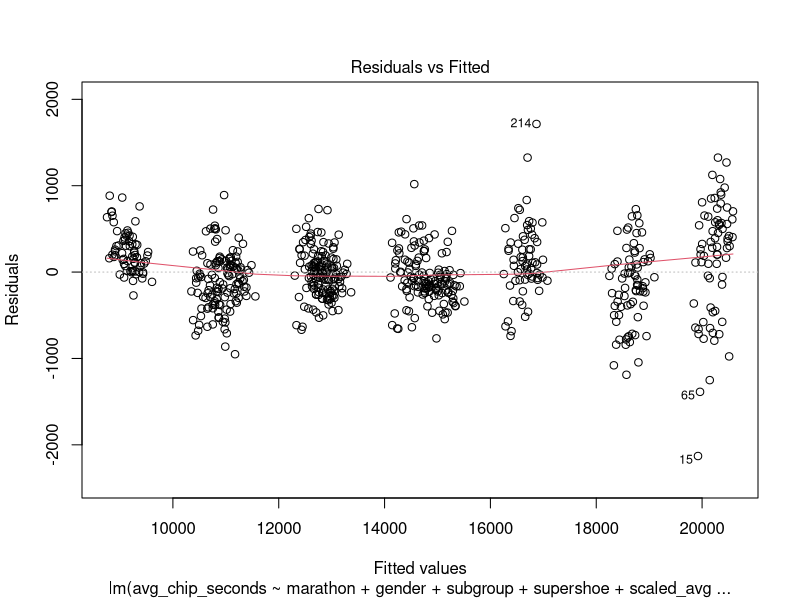
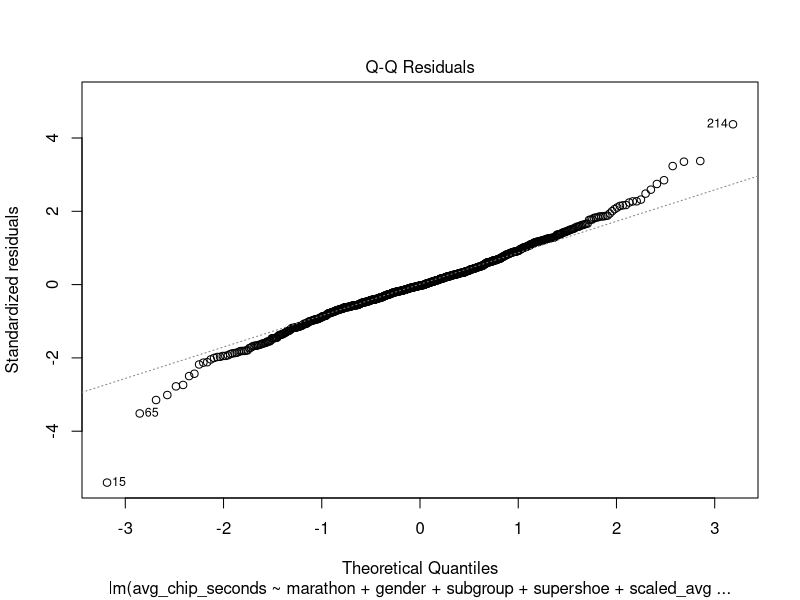
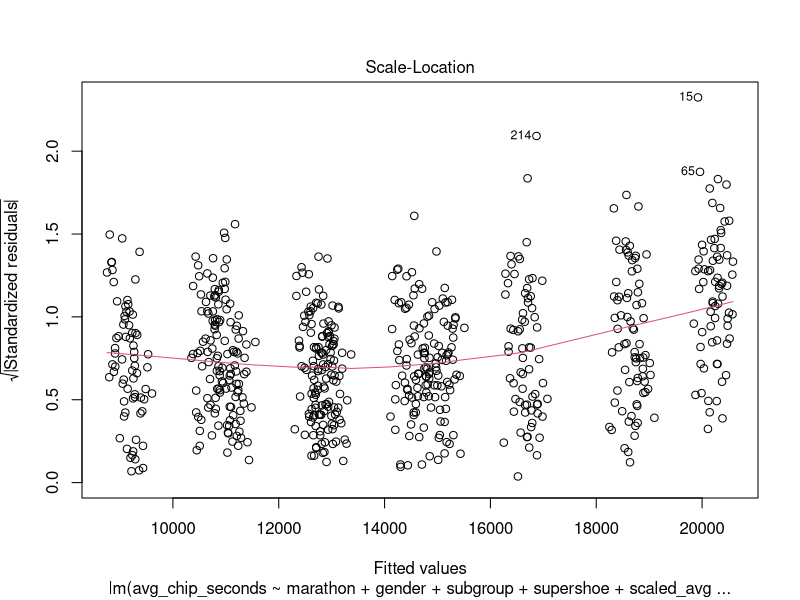
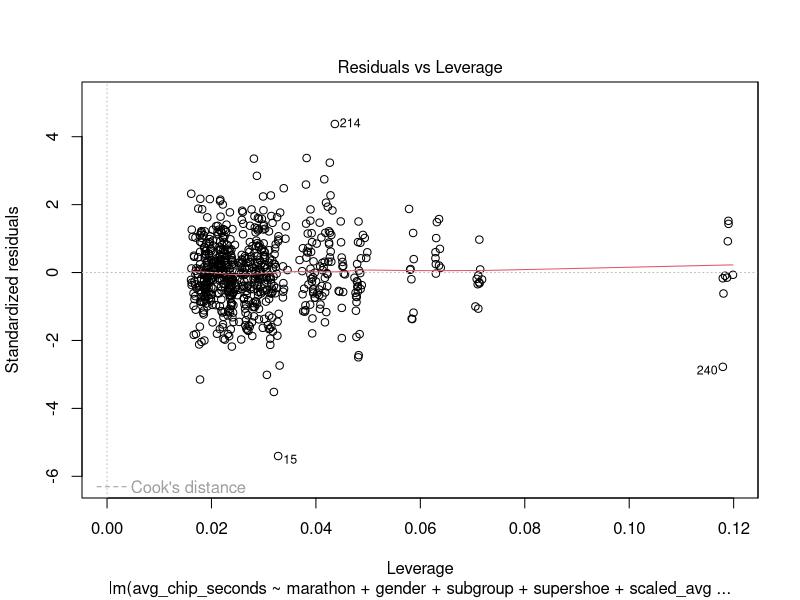
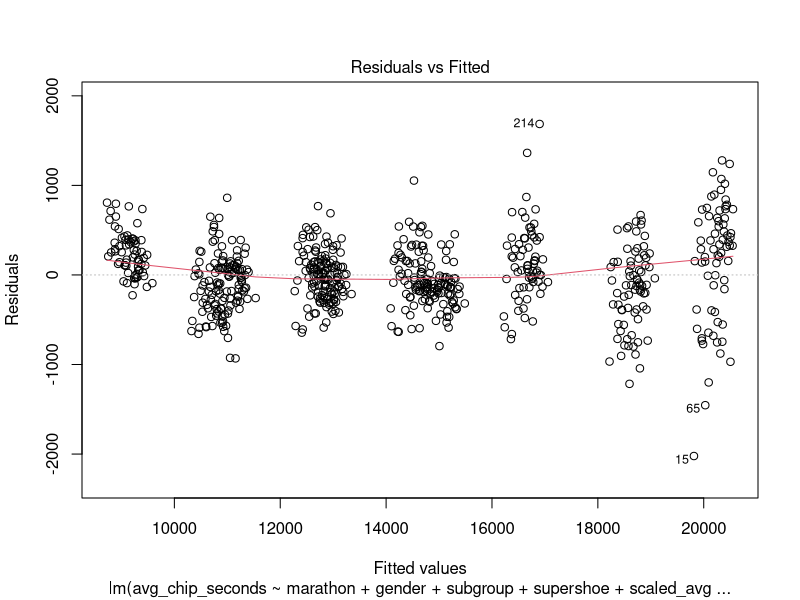
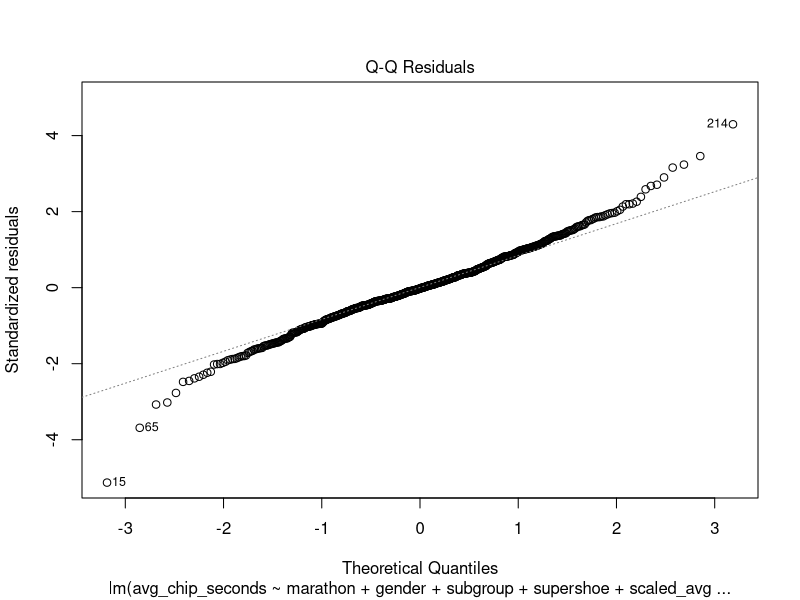
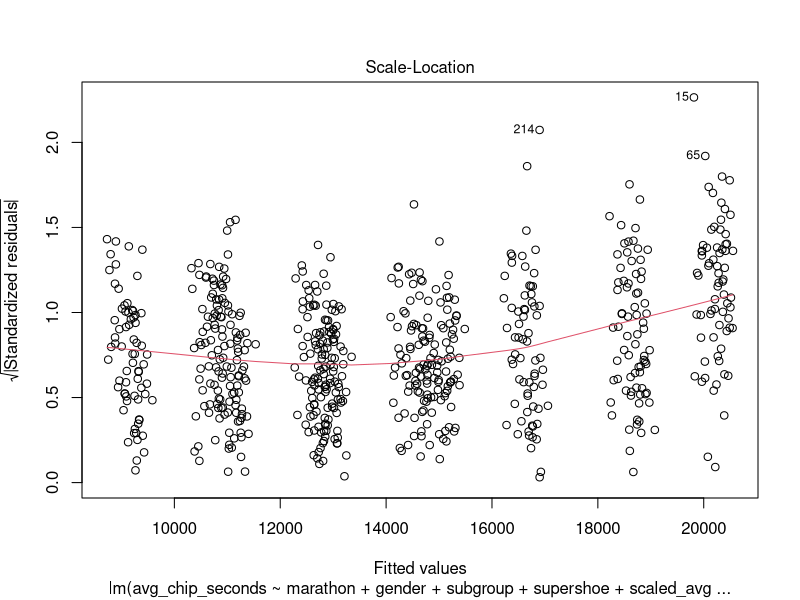
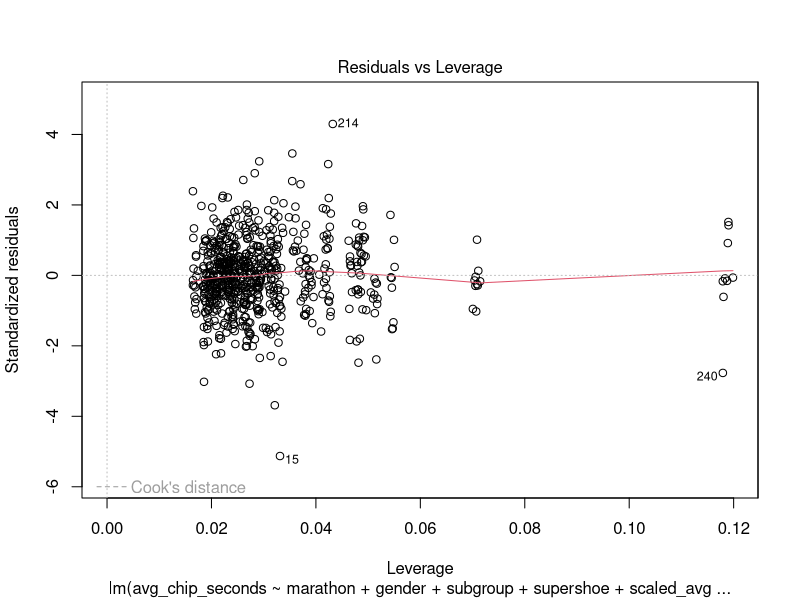

The R source for these figures, in order: (Note: this script raises an error after producing the figures.)
## ---- chunk 1
library(here)
library(dplyr)
library(knitr)
library(tidyr)
library(ggplot2)
library(corrplot)
library(VIM)
library(combinat)
## ---- chunk 2
main_data <- read.csv(here("data", "pre_feat_data.csv"))
## ---- chunk 3
main_data$supershoe <- factor(main_data$supershoe, levels = c(0,1))
str(main_data)
## ---- chunk 4
# split data into train and test
set.seed(123)

train_index <- sample(1:nrow(main_data), size = 0.9 * nrow(main_data)) # use a 90/10 split

train_data <- main_data[train_index, ]
test_data  <- main_data[-train_index, ]
## ---- chunk 5
# Identify numeric predictors to scale (exclude outcome and identifiers)
numeric_vars <- train_data %>%
  select(where(is.numeric)) %>%
  select(-avg_chip_seconds, -year, -n) %>%
  names()

# scale training data and save scaling parameters
train_scaled <- scale(train_data[numeric_vars])
train_data[paste0("scaled_", numeric_vars)] <- train_scaled

train_center <- attr(train_scaled, "scaled:center")
train_scale  <- attr(train_scaled, "scaled:scale")

# scale test data using training parameters
test_scaled <- scale(test_data[numeric_vars],
                     center = train_center,
                     scale  = train_scale)
test_data[paste0("scaled_", numeric_vars)] <- test_scaled


summary(train_data[paste0("scaled_", numeric_vars)])

## ---- chunk 6
summary(test_data[paste0("scaled_", numeric_vars)])
## ---- chunk 7
# Training data 
train_data$ozone_bin <- factor(ifelse(train_data$ozone >= 38, 1, 0), levels = c(0, 1))
train_data$pm25_bin  <- factor(ifelse(train_data$pm25 >= 54, 1, 0), levels = c(0, 1))

# Test data using same thresholds
test_data$ozone_bin <- factor(ifelse(test_data$ozone >= 38, 1, 0), levels = c(0, 1))
test_data$pm25_bin  <- factor(ifelse(test_data$pm25 >= 54, 1, 0), levels = c(0, 1))
## ---- chunk 8
str(train_data)
## ---- chunk 9
library(glmnet)

# Prepare the predictor matrix (x) and outcome vector (y)
# Only using ozone and PM2.5 (continuous and binned)
x_train <- model.matrix(avg_chip_seconds ~ scaled_ozone + scaled_pm25 + 
                        ozone_bin + pm25_bin, data = train_data)[,-1]  # remove intercept
y_train <- train_data$avg_chip_seconds

x_test <- model.matrix(avg_chip_seconds ~ scaled_ozone + scaled_pm25 + 
                       ozone_bin + pm25_bin, data = test_data)[,-1]
y_test <- test_data$avg_chip_seconds

# Run LASSO with cross-validation to select lambda
set.seed(123)
lasso_cv <- cv.glmnet(x_train, y_train, alpha = 1, standardize = FALSE)  # already scaled

# Find the best lambda
best_lambda <- lasso_cv$lambda.min
best_lambda

# Fit final LASSO model at best lambda
lasso_model <- glmnet(x_train, y_train, alpha = 1, lambda = best_lambda, standardize = FALSE)

# Check coefficients
coef(lasso_model)

# Predict on test set
preds <- predict(lasso_model, newx = x_test)

# Evaluate performance
rmse <- sqrt(mean((y_test - preds)^2))
mae  <- mean(abs(y_test - preds))
rmse
mae

## ---- chunk 10
# Remove scaled_ozone from training and test data
train_data <- train_data[, !(names(train_data) %in% c("scaled_ozone"))]
test_data  <- test_data[, !(names(test_data) %in% c("scaled_ozone"))]

str(train_data)
str(test_data)
## ---- chunk 11
#Initial Model (MH)
lm_initial_scaledPM25 <- lm(avg_chip_seconds ~ marathon + gender + subgroup + supershoe + scaled_avg_temp + scaled_precipitation + scaled_dew_point + scaled_wind_speed + scaled_visibility + scaled_sea_level_pressure + scaled_co + scaled_pm25 + ozone_bin + scaled_no2 + scaled_temp_aqi_interaction + scaled_avg_temp_gender_interaction, data = train_data)


summary(lm_initial_scaledPM25)
plot(lm_initial_scaledPM25)

lm_initial_PM25bin <- lm(avg_chip_seconds ~ marathon + gender + subgroup + supershoe + scaled_avg_temp + scaled_precipitation + scaled_dew_point + scaled_wind_speed + scaled_visibility + scaled_sea_level_pressure + scaled_co + pm25_bin + ozone_bin + scaled_no2 + scaled_temp_aqi_interaction + scaled_avg_temp_gender_interaction, data = train_data)


summary(lm_initial_PM25bin)
plot(lm_initial_PM25bin)

## ---- chunk 12
# More Modeling (ZD)

# build a function
evaluate <- function(model, test_data) {
  preds <- predict(model, newdata = test_data)
  actual <- test_data$avg_chip_seconds
  
  rmse <- sqrt(mean((preds - actual)^2))
  mae  <- mean(abs(preds - actual))
  r2   <- cor(preds, actual)^2
  
  return(list(RMSE = rmse, MAE = mae, R2 = r2))
}

# Evaluate Model 1 with scaled PM2.5
results_scaledPM25 <- evaluate(lm_initial_scaledPM25, test_data)

# Evaluate Model 2 with PM2.5 bin
results_PM25bin <- evaluate(lm_initial_PM25bin, test_data)
## ---- chunk 13
# compare results (ZD)
model_compare <- data.frame(
  Model = c("Continuous PM2.5", "PM2.5 Bin"),
  RMSE = c(results_scaledPM25$RMSE, results_PM25bin$RMSE),
  MAE  = c(results_scaledPM25$MAE,  results_PM25bin$MAE),
  R2   = c(results_scaledPM25$R2,   results_PM25bin$R2)
)

knitr::kable(model_compare, digits = 4,
             caption = "Comparison of Initial Models: Continuous vs Binned PM2.5")
## ---- chunk 14
# build residual plots (ZD)
plot(lm_initial_PM25bin, which = 1)   # Residuals vs Fitted
plot(lm_initial_PM25bin, which = 2)   # Q–Q plot
## ---- chunk 15
# dont think this is needed, can probably delete this
lm_initial <- lm(
  avg_chip_seconds ~ marathon + gender + subgroup +
    supershoe +
    avg_temp + precipitation + dew_point +
    wind_speed + visibility + sea_level_pressure +
    pm25_bin + ozone_bin +
    temp_aqi_interaction + avg_temp_gender_interaction,
  data = train_data
)

summary(lm_initial)
## ---- chunk 16
# can probably delete this too
pred <- predict(lm_initial, newdata = test_data)

rmse <- sqrt(mean((pred - test_data$avg_chip_seconds)^2))
r2   <- cor(pred, test_data$avg_chip_seconds)^2

rmse
r2
## ---- chunk 17
# use environmental predictors both continuous and binned predictors
env_predictors <- c(
  "avg_temp", "temp_bin",
  "ozone", "ozone_bin",
  "pm25", "pm25_bin",
  "wind_speed", "wind_bin"
)
## ---- chunk 18
# build a multiple regression model
evaluate_model <- function(predictors, train_data, test_data) {
  
  formula_string <- paste(
    "avg_chip_seconds ~ marathon + gender + subgroup + supershoe +",
    paste(predictors, collapse = " + ")
  )
  
  form <- as.formula(formula_string)
  
  model <- lm(form, data = train_data)
  
  preds <- predict(model, newdata = test_data)
  actual <- test_data$avg_chip_seconds
  
  rmse <- sqrt(mean((preds - actual)^2))
  r2   <- cor(preds, actual)^2
  mae  <- mean(abs(preds - actual))
  
  return(data.frame(
    Predictors = paste(predictors, collapse = ", "),
    NumPredictors = length(predictors),
    RMSE = rmse,
    R2 = r2,
    MAE = mae
  ))
}
## ---- chunk 19
# store results in a list
all_results <- list()
i <- 1

# build loop to try combinations of predictors for 1 through 4 combinations
for (k in 1:4) {
  
  combos <- combn(env_predictors, k, simplify = FALSE)
  
  for (combo in combos) {
    all_results[[i]] <- evaluate_model(combo, train_data, test_data)
    i <- i + 1
  }
}

model_subset_results <- bind_rows(all_results)
## ---- chunk 20
# print the results
model_subset_results_sorted <- model_subset_results[
  order(model_subset_results$RMSE), ]

knitr::kable(
  model_subset_results_sorted,
  digits = 4,
  caption = "Model Comparison Across All Subsets of Predictors"
)
## ---- chunk 21
# updated environmental predictors
#env_vars <- c(
#  "avg_temp", "precipitation", "dew_point",
#  "wind_speed", "visibility", 
#  "sea_level_pressure", "pm25", "no2", "ozone"
#)

#env_data <- main_data %>%
#  select(all_of(env_vars))

#pca_env <- prcomp(env_data, center = TRUE, scale. = TRUE)
#summary(pca_env)
## ---- chunk 22
#library(knitr)

#pca_var <- data.frame(
#  PC = paste0("PC", 1:length(pca_env$sdev)),
#  Eigenvalue = pca_env$sdev^2,
#  Proportion_Variance = (pca_env$sdev^2) / sum(pca_env$sdev^2),
#  Cumulative_Variance = cumsum((pca_env$sdev^2) / sum(pca_env$sdev^2))
#)

#kable(
#  pca_var,
#  digits = 3, # can adjust after
#  caption = "Table Y: Variance Explained by Principal Components for Environmental Variables"
#)
## ---- chunk 23
#library(ggplot2)

#ggplot(pca_var, aes(x = as.numeric(gsub("PC", "", PC)), y = Proportion_Variance)) +
#  geom_point() +
#  geom_line() +
#  labs(
#    title = "Figure Y: Scree Plot for Environmental PCA",
#    x = "Principal Component",
#    y = "Proportion of Variance Explained"
#  ) +
#  theme_minimal()
## ---- chunk 24
#pca_scores <- as.data.frame(pca_env$x[, 1:3])
#colnames(pca_scores) <- c("PC1_env", "PC2_env", "PC3_env")

#main_data_pca <- main_data %>%
#  bind_cols(pca_scores)
## ---- chunk 25
#main_data_pca <- main_data_pca %>%
#  mutate(
#    marathon = factor(marathon),
#    gender = factor(gender),
#    subgroup = factor(subgroup),
#    supershoe = factor(supershoe)
#  )
## ---- chunk 26
#set.seed(123)

#train_index <- sample(1:nrow(main_data_pca), size = 0.9 * nrow(main_data_pca))

#train_data <- main_data_pca[train_index, ]
#test_data  <- main_data_pca[-train_index, ]
## ---- chunk 27
lm_full <- lm(
  avg_chip_seconds ~ marathon + gender + subgroup +
    supershoe +
    avg_temp + precipitation + dew_point +
    wind_speed + visibility + sea_level_pressure +
    pm25 + no2 + ozone +
    temp_aqi_interaction + avg_temp_gender_interaction,
  data = train_data
)

summary(lm_full)


#lm_full <- lm(
#  avg_chip_seconds ~ marathon + gender + subgroup2 +
#    supershoe_era + covid_era +
#    high_temp + low_temp + avg_temp +
#    precipitation + dew_point + wind_speed +
#    sea_level_pressure + pm25 + no2 + ozone +
#    temp_dew_interaction + temp_aqi_interaction + 
#    temp_precip_interaction + temp_wind_interaction + pm25_temp_interaction + dew_wind_interaction #+     pressure_temp_interaction + avg_temp_gender_interaction,
#  data = train_data
#)

#summary(lm_full)
## ---- chunk 28
# Predictions
lm_full_pred <- predict(lm_full, newdata = test_data)

# versus Actual
y_test <- test_data$avg_chip_seconds

# RMSE
lm_full_rmse <- sqrt(mean((lm_full_pred - y_test)^2))

# R squared on test set (correlation)
lm_full_r2 <- cor(lm_full_pred, y_test)^2

lm_full_rmse
lm_full_r2
## ---- chunk 29
lm_pca <- lm(
  avg_chip_seconds ~ marathon + gender + subgroup +
    supershoe + PC1_env + PC2_env + PC3_env,
  data = train_data
)

summary(lm_pca)
## ---- chunk 30
lm_pca_pred <- predict(lm_pca, newdata = test_data)

lm_pca_rmse <- sqrt(mean((lm_pca_pred - y_test)^2))
lm_pca_r2   <- cor(lm_pca_pred, y_test)^2

lm_pca_rmse
lm_pca_r2
## ---- chunk 31
model_compare <- data.frame(
  Model = c("Full Linear Model", "PCA Linear Model"),
  RMSE  = c(lm_full_rmse, lm_pca_rmse),
  R2    = c(lm_full_r2,   lm_pca_r2)
)

kable(model_compare, digits = 3,
      caption = "Table Z: Model Performance Comparison on Test Set")
## ---- chunk 32
# create a random forest
library(randomForest)

set.seed(123)

rf_model <- randomForest(
  avg_chip_seconds ~ marathon + gender + subgroup +
    supershoe +
    avg_temp + precipitation + dew_point + 
    wind_speed + visibility + sea_level_pressure +
    pm25 + no2 + ozone +
    temp_aqi_interaction + avg_temp_gender_interaction,
  data = train_data,
  ntree = 500,
  mtry = 5,
  importance = TRUE
)

rf_model
## ---- chunk 33
rf_pred <- predict(rf_model, newdata = test_data)

rf_rmse <- sqrt(mean((rf_pred - y_test)^2))
rf_r2   <- cor(rf_pred, y_test)^2

rf_rmse
rf_r2
